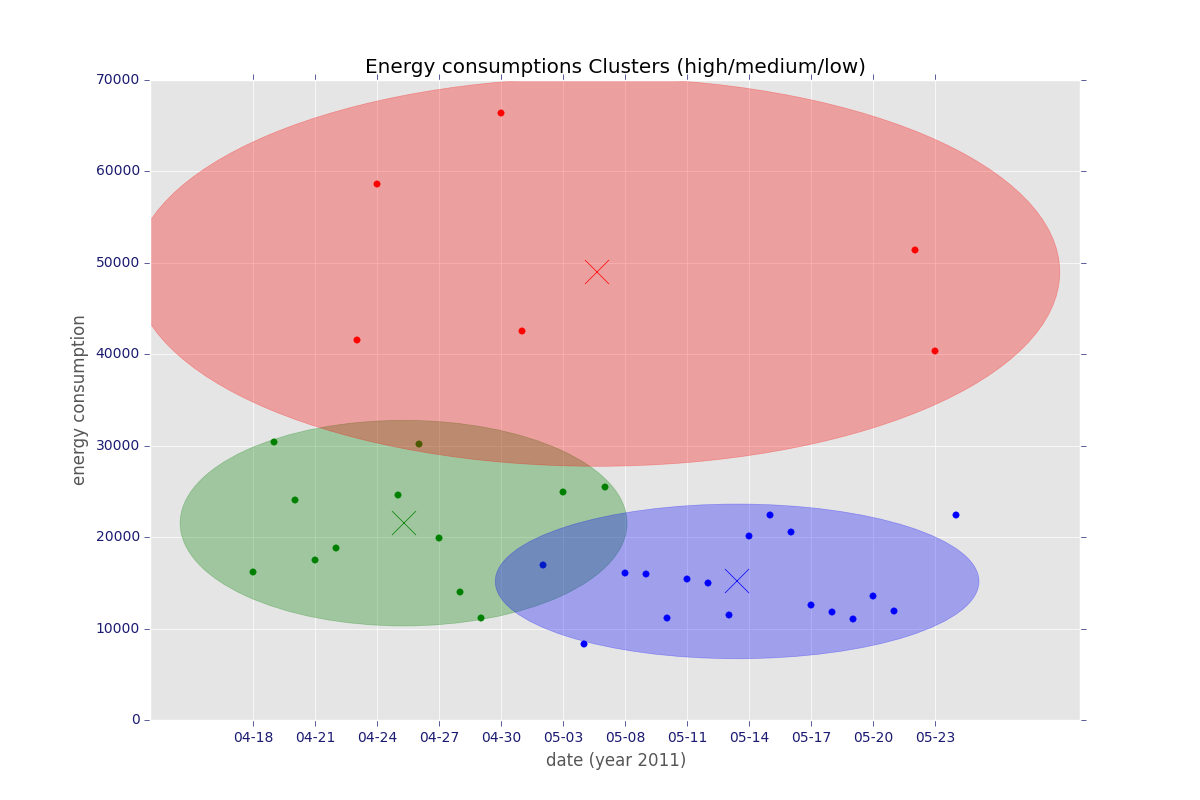

Reproduce this figure in Python.
import numpy as np
import matplotlib.pyplot as plt
import pandas as pd
from sklearn.mixture import GMM
from sklearn.preprocessing import LabelEncoder
import matplotlib as mpl
from matplotlib import style
style.use('ggplot')

MY_FILE= 'total_watt.csv'

#read MY_FILE---------------------------------------------------------------------------------------------

df = pd.read_csv(MY_FILE, parse_dates=[0], index_col=[0])   #parse_dates decides which column to read in datetime and index_col---decide index column.
df = df.resample('1D', how='sum')
df = df.dropna()                                            #sklearn is not NaN tolerant.

#set date and consumption---------------------------------------------------------------------------------

date = df.index.tolist()                                    #tolist returns the array as a list
date = [x.strftime('%m-%d') for x in date]
le = LabelEncoder()                                         #LabelEncoder converts text data into numeric form.
date = le.fit_transform(date)
consumption = df[df.columns[0]].values

#ser X, fig and ax-----------------------------------------------------------------------------------------

X = np.array([date, consumption]).T                         #.T accesses the attribute T of the object.
fig, ax = plt.subplots(figsize=(12,8))

#to add spheres surrounding my plots-----------------------------------------------------------------------

gmm = GMM(n_components=3)
gmm.fit(X)                                                  #call 'fit'
y_pred = gmm.predict(X)
for i, color in enumerate('grb'):
    width, height = 2 * 1.96 * np.sqrt(np.diagonal(gmm._get_covars()[i]))
    ell = mpl.patches.Ellipse(gmm.means_[i], width, height, color=color)
    ell.set_alpha(0.3)
    ax.add_artist(ell)
    Xdata = X[y_pred == i]
    ax.scatter(Xdata[:,0], Xdata[:,1], color=color)
    ax.scatter(gmm.means_[i][0], gmm.means_[i][1], marker='x', s=300, c=color)


#setting title, x/y label and ticks. ----------------------------------------------------------------------------------

a = np.arange(0, len(X), 3)
ax.set_xticks(a)
ax.set_xticklabels(le.inverse_transform(a.astype(int)))     #to set the x-ticks as dates
ax.set_title('Energy consumptions Clusters (high/medium/low)')
ax.set_xlabel('date (year 2011)')
ax.set_ylabel('energy consumption')
ax.tick_params(axis='x', colors='midnightblue')
ax.tick_params(axis='y', colors='midnightblue')

#finally!
plt.show()
